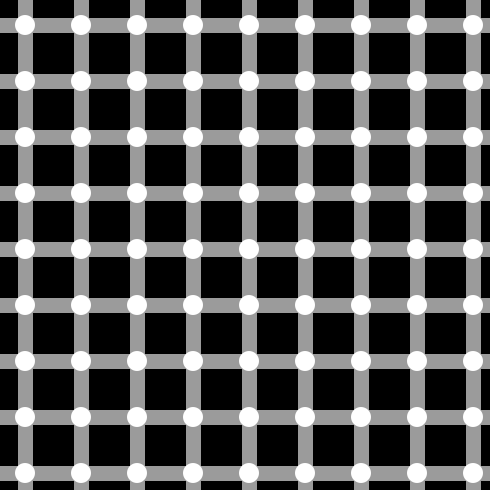
Frame 1 (no input)
Frame 60 (the mouse pressed at the canvas centre just before this capture): identical to frame 1, image omitted
Frame 120 (the mouse held since frame 60 and released just before this capture): identical to frame 1, image omitted

The Processing sketch that drew this single still picture (run headless with seeded random() and noise(); from frame 60 on, the mouse is pressed at the canvas centre):

// Processing sketch: tp2
// ── tp2.pde
//https://youtu.be/TxtnITOPxUU

void setup() {
  size(490, 490);
}

void draw() {
  if (key == CODED) {
    if (keyCode == UP) {
      colorrandom = random(0, 255);
      colorazar= colorrandom;
      colorcirc = random(0, 50);
    }
    if (keyCode == RIGHT) {

      colorazar--;
      colorcirc++;
    }
    if (keyCode == LEFT) {

      colorazar++;
      colorcirc--;
    }
  } else {
    if (keyCode == DOWN) {
      colorazar= 0;
    }
  }


  fondo();
  lineas(500, 500);
  circulos();

  if (mousePressed) {
    if (colorcirc<=0 && mouseX>=width/2 && mouseY>=height/2) {
      tamX ++;
      tamY ++;
    } else {
      if (colorcirc<=0 && mouseX<=width/2 && mouseY<=height/2) {
        tamX --;
        tamY --;
      }
    }
  }
  if (tamY <= 1 && tamX<=1) {
    tamY=0;
    tamX=0;
  }
  if (tamY<=0 && tamX<=0) {
    linX++;
    linY++;
  }
}
void keyPressed() {
  if (keyPressed) {
    if (key == 'r') {
      tamX = 20;
      tamY = 20;
      colorcirc=255; 
      colorcirc2=255;
      colorcirc3=255;
      colorlineas=155;
      colorazar=0;

      linX=0;
      linY=0;
    }
  }
}

// ── funciones.pde
float colorcirc=255;
float colorcirc2=255;
float colorcirc3=255;
float colorazar=0;
float colorfondo = map(mouseX,0,width,0,500);
float colorrandom =random(0.0, 250.0);
float colorlineas=155;
int tamX = 20;
int tamY = 20;
int linX;
int linY;


void fondo() {
  noStroke();
  fill(colorazar);
  rect(0, 0, width, height);
}

void lineas(int posY, int posX ) {
  for ( int i=0; i<width; i+=56) {
    for (int y=0; y<height; y+=56) {
      stroke(colorlineas);
      strokeWeight(15);
      line(i+25, linY, i+25, posY);
      line(linX, y+25, posX, y+25);
    }
  }
}


void circulos() {
  for (int i=0; i<width; i+=56) {
    for (int y=0; y<height; y+=56) {
      noStroke();
      fill(colorcirc);
      ellipse(i+25, y+25, tamX, tamY);
    }
  }
}
